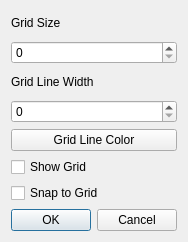
<?xml version="1.0" encoding="UTF-8"?>
<ui version="4.0">
 <class>Dialog</class>
 <widget class="QDialog" name="Dialog">
  <property name="geometry">
   <rect>
    <x>0</x>
    <y>0</y>
    <width>184</width>
    <height>242</height>
   </rect>
  </property>
  <property name="windowTitle">
   <string>Grid Settings</string>
  </property>
  <layout class="QVBoxLayout" name="verticalLayout">
   <item>
    <widget class="QLabel" name="label">
     <property name="font">
      <font>
       <bold>false</bold>
      </font>
     </property>
     <property name="text">
      <string>Grid Size</string>
     </property>
    </widget>
   </item>
   <item>
    <widget class="QSpinBox" name="grid_size_spinbox"/>
   </item>
   <item>
    <widget class="QLabel" name="label_2">
     <property name="font">
      <font>
       <bold>false</bold>
      </font>
     </property>
     <property name="text">
      <string>Grid Line Width</string>
     </property>
    </widget>
   </item>
   <item>
    <widget class="QSpinBox" name="grid_line_width_spinbox"/>
   </item>
   <item>
    <widget class="QPushButton" name="gridLineColorButton">
     <property name="text">
      <string>Grid Line Color</string>
     </property>
    </widget>
   </item>
   <item>
    <widget class="QCheckBox" name="show_grid_checkbox">
     <property name="font">
      <font>
       <bold>false</bold>
      </font>
     </property>
     <property name="text">
      <string>Show Grid</string>
     </property>
    </widget>
   </item>
   <item>
    <widget class="QCheckBox" name="snap_to_grid_checkbox">
     <property name="font">
      <font>
       <bold>false</bold>
      </font>
     </property>
     <property name="text">
      <string>Snap to Grid</string>
     </property>
    </widget>
   </item>
   <item>
    <widget class="QDialogButtonBox" name="buttonBox">
     <property name="orientation">
      <enum>Qt::Horizontal</enum>
     </property>
     <property name="standardButtons">
      <set>QDialogButtonBox::Cancel|QDialogButtonBox::Ok</set>
     </property>
    </widget>
   </item>
  </layout>
 </widget>
 <resources/>
 <connections>
  <connection>
   <sender>buttonBox</sender>
   <signal>accepted()</signal>
   <receiver>Dialog</receiver>
   <slot>accept()</slot>
   <hints>
    <hint type="sourcelabel">
     <x>248</x>
     <y>254</y>
    </hint>
    <hint type="destinationlabel">
     <x>157</x>
     <y>274</y>
    </hint>
   </hints>
  </connection>
  <connection>
   <sender>buttonBox</sender>
   <signal>rejected()</signal>
   <receiver>Dialog</receiver>
   <slot>reject()</slot>
   <hints>
    <hint type="sourcelabel">
     <x>316</x>
     <y>260</y>
    </hint>
    <hint type="destinationlabel">
     <x>286</x>
     <y>274</y>
    </hint>
   </hints>
  </connection>
 </connections>
</ui>
